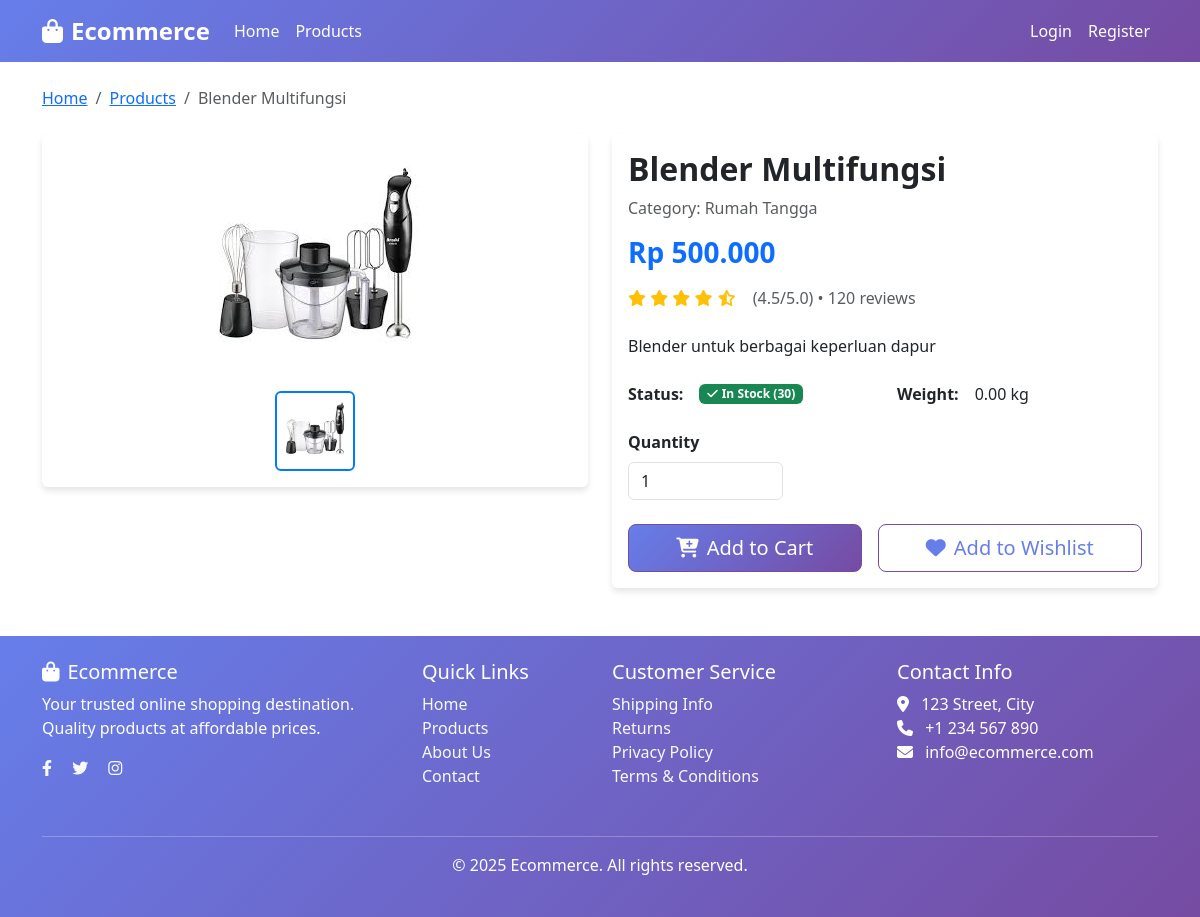
Screenshot of /home/product/3 with the database file from the repository.
### tables this page shows
CREATE TABLE `products` (
  `product_id` int NOT NULL,
  `product_name` varchar(255) NOT NULL,
  `description` text,
  `price` decimal(10,2) NOT NULL,
  `stock` int NOT NULL DEFAULT '0',
  `weight` decimal(8,2) DEFAULT '0.00',
  `category_id` int NOT NULL,
  `is_active` tinyint(1) DEFAULT '1',
  `created_at` timestamp NULL DEFAULT CURRENT_TIMESTAMP,
  `updated_at` timestamp NULL DEFAULT CURRENT_TIMESTAMP ON UPDATE CURRENT_TIMESTAMP
);

CREATE TABLE `product_images` (
  `image_id` int NOT NULL,
  `product_id` int NOT NULL,
  `image_url` varchar(255) NOT NULL,
  `is_primary` tinyint(1) DEFAULT '0',
  `created_at` timestamp NULL DEFAULT CURRENT_TIMESTAMP
);

CREATE TABLE `categories` (
  `category_id` int NOT NULL,
  `category_name` varchar(100) NOT NULL,
  `description` text,
  `created_at` timestamp NULL DEFAULT CURRENT_TIMESTAMP
);

### application/controllers/Home.php (called while the page is built, shortened)
<?php
class Home extends CI_Controller
{
    public function __construct()
    {
        $this->load->model('Product_model');
        $this->load->model('Category_model');
        $this->load->model('Cart_model');
        $this->load->model('Product_image_model');
    }
    public function product($product_id)
    {
        $data['product'] = $this->Product_model->get_product_by_id($product_id);
        $data['title'] = $data['product']->product_name . ' - Ecommerce';
        $data['images'] = $this->Product_image_model->get_images_by_product($product_id);
        $data['related_products'] = $this->Product_model->get_products_by_category($data['product']->category_id, 4);
        $this->load->view('templates/header', $data);
        $this->load->view('home/product_detail', $data);
        $this->load->view('templates/footer');
    }
}
?>

### index.php (called while the page is built, shortened)
<?php
require_once BASEPATH.'core/CodeIgniter.php';

### application/models/Product_model.php (called while the page is built, shortened)
<?php
class Product_model extends CI_Model
{
    public function get_product_by_id($product_id)
    {
        $this->db->select('p.*, c.category_name');
        $this->db->from('products p');
        $this->db->join('categories c', 'p.category_id = c.category_id');
        $this->db->where('p.product_id', $product_id);
        return $this->db->get()->row();
    }
    public function get_products_by_category($category_id, $limit = null, $offset = null)
    {
        $this->db->select('p.*, c.category_name');
        $this->db->from('products p');
        $this->db->join('categories c', 'p.category_id = c.category_id');
        $this->db->where('p.category_id', $category_id);
        $this->db->where('p.is_active', 1);
        if ($limit) {
            $this->db->limit($limit, $offset);
        }
        $this->db->order_by('p.created_at', 'DESC');
        return $this->db->get()->result();
    }
}
?>

### application/models/Product_image_model.php (called while the page is built, shortened)
<?php
class Product_image_model extends CI_Model
{
    public function get_images_by_product($product_id)
    {
        $this->db->where('product_id', $product_id);
        $this->db->order_by('is_primary', 'DESC');
        return $this->db->get('product_images')->result();
    }
    public function get_primary_image($product_id)
    {
        $this->db->where('product_id', $product_id);
        $this->db->where('is_primary', 1);
        return $this->db->get('product_images')->row();
    }
}
?>

### application/views/home/product_detail.php (the view, shortened to what this page needs)
<nav aria-label="breadcrumb" class="mb-4">
    <ol class="breadcrumb">
        <li class="breadcrumb-item"><a href="<?php echo site_url('home'); ?>">Home</a></li>
        <li class="breadcrumb-item"><a href="<?php echo site_url('home/products'); ?>">Products</a></li>
        <li class="breadcrumb-item active"><?php echo $product->product_name; ?></li>
    </ol>
</nav>
<div class="row">
    <div class="col-lg-6 mb-4">
        <div class="card">
            <div class="card-body text-center">
                <?php
                $images = $this->Product_image_model->get_images_by_product($product->product_id);
                $primary_image = $this->Product_image_model->get_primary_image($product->product_id);
                $main_image_url = $primary_image ? base_url($primary_image->image_url) : base_url('assets/images/placeholder.jpg');
                ?>
                <img src="<?php echo $main_image_url; ?>" class="img-fluid rounded main-product-image"
                    alt="<?php echo $product->product_name; ?>"
                    onerror="this.src='<?php echo base_url('assets/images/placeholder.jpg'); ?>'"
                    style="max-height: 400px; object-fit: cover;">
                <?php if (!empty($images)): ?>
                    <div class="row mt-3 justify-content-center">
                        <?php foreach ($images as $index => $image): ?>
                            <div class="col-3">
                                <img src="<?php echo base_url($image->image_url); ?>"
                                    class="img-thumbnail thumbnail-image <?php echo $image->is_primary ? 'active' : ''; ?>"
                                    alt="Thumbnail <?php echo $index + 1; ?>"
                                    onerror="this.src='<?php echo base_url('assets/images/placeholder.jpg'); ?>'"
                                    data-main-image="<?php echo base_url($image->image_url); ?>"
                                    style="cursor: pointer; height: 80px; object-fit: cover;">
                            </div>
                        <?php endforeach; ?>
                    </div>
                <?php endif; ?>
            </div>
        </div>
    </div>
    <div class="col-lg-6">
        <div class="card">
            <div class="card-body">
                <h1 class="h2 fw-bold"><?php echo $product->product_name; ?></h1>
                <p class="text-muted">Category: <?php echo $product->category_name; ?></p>
                <div class="mb-3">
                    <span class="h3 text-primary fw-bold">Rp
                        <?php echo number_format($product->price, 0, ',', '.'); ?></span>
                </div>
                <div class="mb-4">
                    <div class="d-flex align-items-center mb-2">
                        <div class="ratings me-3">
                            <i class="fas fa-star text-warning"></i>
                            <i class="fas fa-star text-warning"></i>
                            <i class="fas fa-star text-warning"></i>
                            <i class="fas fa-star text-warning"></i>
                            <i class="fas fa-star-half-alt text-warning"></i>
                        </div>
                        <span class="text-muted">(4.5/5.0) • 120 reviews</span>
                    </div>
                </div>
                <p class="mb-4"><?php echo $product->description; ?></p>
                <div class="row mb-4">
                    <div class="col-md-6">
                        <div class="d-flex align-items-center">
                            <strong class="me-3">Status:</strong>
                            <?php if ($product->stock > 0): ?>
                                <span class="badge bg-success">
                                    <i class="fas fa-check me-1"></i>In Stock (<?php echo $product->stock; ?>)
                                </span>
                            <?php else: ?>
                                <span class="badge bg-danger">
                                    <i class="fas fa-times me-1"></i>Out of Stock
                                </span>
                            <?php endif; ?>
                        </div>
                    </div>
                    <div class="col-md-6">
                        <div class="d-flex align-items-center">
                            <strong class="me-3">Weight:</strong>
                            <span><?php echo $product->weight; ?> kg</span>
                        </div>
                    </div>
                </div>
                <?php if ($product->stock > 0): ?>
                    <div class="row mb-4">
                        <div class="col-md-4">
                            <label for="quantity" class="form-label fw-bold">Quantity</label>
                            <input type="number" class="form-control" id="quantity" value="1" min="1"
                                max="<?php echo $product->stock; ?>">
                        </div>
                    </div>
                    <div class="d-grid gap-2 d-md-flex">
                        <button class="btn btn-primary btn-lg flex-fill me-md-2 add-to-cart"
                            data-product-id="<?php echo $product->product_id; ?>">
                            <i class="fas fa-cart-plus me-2"></i>Add to Cart
                        </button>
                        <button class="btn btn-outline-danger btn-lg flex-fill add-to-wishlist"
                            data-product-id="<?php echo $product->product_id; ?>">
                            <i class="fas fa-heart me-2"></i>Add to Wishlist
                        </button>
                    </div>
                <?php else: ?>
                    <button class="btn btn-secondary btn-lg w-100" disabled>
                        <i class="fas fa-times me-2"></i>Out of Stock
                    </button>
                <?php endif; ?>
            </div>
        </div>
    </div>
</div>

### application/views/templates/header.php (style rules this page uses)
:root { --primary-color: linear-gradient(135deg, #667eea 0%, #764ba2 100%); --text-color: #667eea; --border-color: #764ba2; }
.btn { color: var(--text-color); border: 1px solid var(--border-color); }
.btn-primary { background: var(--primary-color); color: white; }
.card { transition: transform 0.3s ease; border: none; box-shadow: 0 4px 6px rgba(0, 0, 0, 0.1); }

### application/views/home/product_detail.php (style rules this page uses)
.thumbnail-image.active { border: 2px solid #007bff; }

### rows the page displays
products: product_name "Blender Multifungsi", category.category_name "Rumah Tangga", price "500.000", description "Blender untuk berbagai keperluan dapur", stock "30", weight "0.00"
product_images: image_url (picture)
